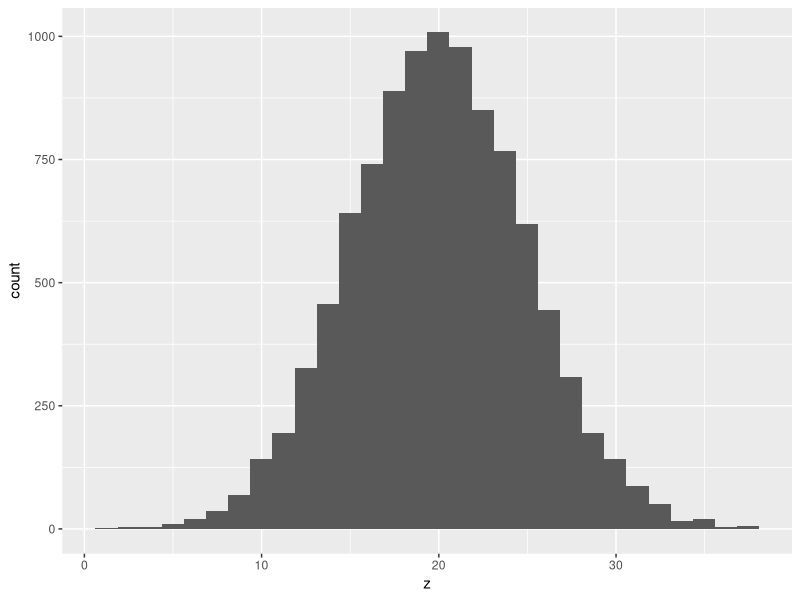
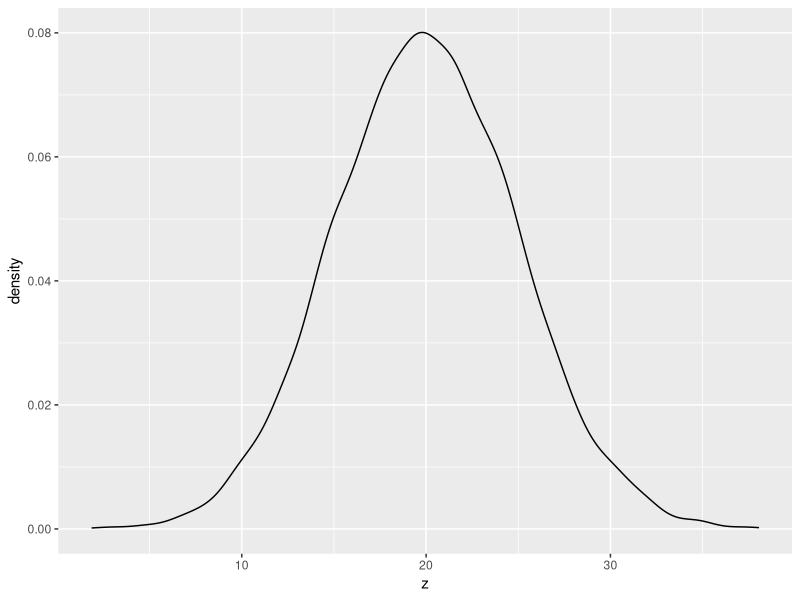

Write R code to recreate these figures, in order.
rnorm(n = 1, mean = 20, sd = 5)

# This will all look perplexing at first - not to worry
library(dplyr)
library(ggplot2)

z_data <- data_frame(z = rnorm(n = 10000, mean = 20, sd = 5))

p <- z_data %>% ggplot(aes(x = z)) 
 
p + geom_histogram()
p + geom_density()
